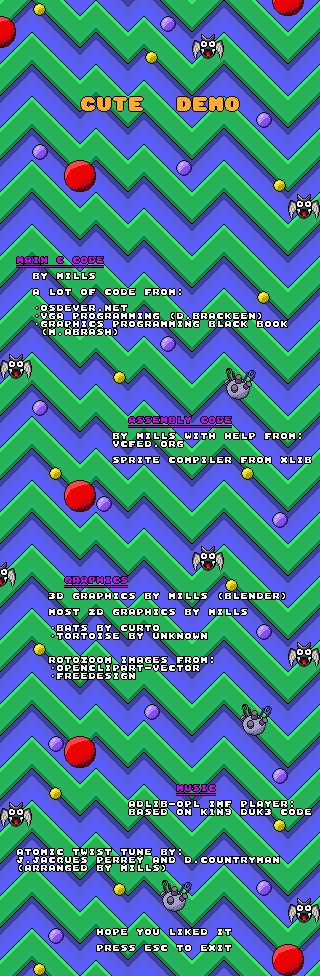

The image is a tile-based game level rendered from a .tmx file. Its description and complete source (layers, tilesets, objects, tile grids) follow:
An orthogonal 20x61 tile map with 16x16 px tiles, 1 tile layer (bkg).

<map version="1.2" tiledversion="1.3.2" orientation="orthogonal" renderorder="right-down" compressionlevel="0" width="20" height="61" tilewidth="16" tileheight="16" infinite="0" nextlayerid="2" nextobjectid="1">
 <tileset firstgid="1" name="15_cred.bmp" tilewidth="16" tileheight="16" tilecount="256" columns="16">
  <image source="15_cred.bmp" width="256" height="256" />
 </tileset>
 <layer id="1" name="bkg" width="20" height="61">
  <data encoding="csv">
3,4,15,6,7,2,7,8,9,8,5,6,3,4,5,6,7,12,13,2,
11,9,8,5,6,3,6,7,2,7,14,5,4,9,8,5,6,7,2,3,
13,2,7,8,5,4,5,6,3,6,7,8,1,17,7,8,5,6,3,4,
2,3,6,7,8,9,8,5,4,15,6,7,18,19,6,7,8,5,4,9,
3,4,5,6,7,2,7,8,9,8,5,6,3,4,5,6,7,8,9,2,
4,9,8,5,6,3,6,7,2,7,8,5,4,9,8,5,6,7,2,3,
9,2,7,8,5,20,21,22,23,6,7,24,25,26,27,8,5,6,3,4,
2,3,6,7,8,9,8,5,4,5,6,7,2,3,6,7,14,5,4,9,
3,4,5,6,7,2,7,8,9,8,5,6,3,4,5,6,7,8,9,2,
4,9,14,5,6,3,6,7,2,7,8,5,4,9,8,5,6,7,2,3,
9,2,7,8,10,11,5,6,3,6,7,14,9,2,7,8,5,6,3,4,
2,3,6,7,12,13,8,5,4,5,6,7,2,3,6,7,8,15,4,9,
3,4,5,6,7,2,7,8,9,8,5,6,3,4,5,6,7,8,1,17,
4,9,8,5,6,3,6,7,2,7,8,5,4,9,8,5,6,7,18,19,
9,2,7,8,5,4,5,6,3,6,7,8,9,2,7,8,5,6,3,4,
2,3,6,7,8,9,8,5,4,5,6,7,2,3,6,7,8,5,4,9,
3,32,33,34,35,36,37,8,9,8,5,6,3,4,5,6,7,8,9,2,
4,9,38,39,40,41,6,7,2,7,8,5,4,9,8,5,6,7,2,3,
9,2,42,43,44,45,46,47,48,49,50,51,9,2,7,8,15,6,3,4,
2,3,52,53,54,55,56,57,58,59,60,61,62,63,64,65,66,5,4,9,
3,4,67,68,69,70,71,72,73,74,75,76,77,78,79,80,81,82,9,2,
4,9,8,5,6,3,6,7,2,7,14,5,4,9,8,5,6,7,2,3,
1,17,7,8,5,4,5,6,3,6,7,8,9,2,7,8,5,6,3,4,
18,19,6,7,8,9,8,15,4,5,6,7,2,3,28,29,8,5,4,9,
3,4,5,6,7,2,7,8,9,8,5,6,3,4,30,31,7,8,9,2,
4,9,14,5,6,3,6,7,2,7,8,5,4,9,8,5,6,7,2,3,
9,2,7,8,5,4,5,6,83,84,85,86,87,36,37,8,5,6,3,4,
2,3,6,7,8,9,8,88,89,90,91,92,93,94,95,96,97,98,99,9,
3,4,5,6,7,2,7,100,101,102,103,104,105,106,107,108,109,110,111,112,
4,9,8,15,6,3,6,7,2,7,8,5,4,9,8,15,6,7,2,3,
9,2,7,8,10,11,5,6,3,6,7,8,9,2,7,8,5,6,3,4,
2,3,6,7,12,13,14,5,4,5,6,7,2,3,6,7,8,5,4,9,
3,4,5,6,7,2,7,8,9,8,5,6,3,4,5,6,7,14,9,2,
4,9,8,5,6,3,6,7,2,7,8,5,4,9,8,5,6,7,2,3,
9,2,7,8,5,4,5,6,3,6,7,8,1,17,7,8,5,6,3,4,
17,3,6,7,8,9,8,5,4,5,6,7,18,19,6,7,8,5,4,9,
19,4,5,6,113,114,115,116,9,8,5,6,3,4,15,6,7,8,9,2,
4,9,8,117,118,119,120,121,122,123,124,125,126,127,128,129,130,131,2,3,
9,2,7,132,133,134,135,136,137,138,139,140,141,142,143,144,5,6,3,4,
2,3,6,145,146,147,148,149,150,151,152,153,154,3,6,7,14,5,4,9,
3,4,15,6,7,2,7,8,9,8,5,6,3,4,5,6,7,8,1,17,
4,9,8,155,156,157,158,159,160,161,162,163,164,165,8,5,6,7,18,19,
9,2,7,166,167,168,169,170,171,6,7,8,9,2,7,8,5,6,3,4,
2,3,6,7,8,9,8,5,4,5,6,7,2,3,6,7,8,5,4,9,
3,4,5,6,7,2,7,8,9,14,5,6,3,4,5,28,29,8,9,2,
4,9,8,5,6,3,6,7,2,7,8,5,4,9,8,30,31,7,2,3,
9,2,7,14,10,11,5,6,3,6,7,8,9,2,7,8,5,6,3,4,
2,3,6,7,12,13,8,5,4,5,6,7,2,3,6,7,8,5,4,9,
3,4,5,6,7,2,7,8,9,8,5,6,3,4,5,6,7,14,9,2,
4,9,8,15,6,3,6,7,2,7,8,172,173,174,8,5,6,7,2,3,
1,17,7,8,5,4,5,6,175,176,177,178,179,180,181,182,183,184,185,186,
18,19,6,7,8,9,8,5,4,5,6,7,2,3,6,7,8,15,4,9,
3,4,5,6,7,2,7,8,9,8,5,6,3,4,5,6,7,8,9,2,
4,208,209,210,211,212,213,214,215,216,217,218,219,220,221,222,223,224,2,3,
9,225,226,227,228,229,230,231,232,233,234,8,9,2,7,8,5,6,3,4,
2,3,6,7,8,9,8,15,4,5,28,29,2,3,6,7,14,5,4,9,
3,4,5,6,7,2,7,8,9,8,30,31,3,4,5,6,7,8,1,17,
4,9,8,5,6,3,6,7,2,7,8,5,4,9,8,5,6,7,18,19,
9,2,7,14,5,4,235,236,237,238,239,240,241,242,252,8,5,6,3,4,
2,3,6,7,8,9,243,244,245,246,247,248,249,250,251,7,8,10,11,9,
3,4,15,6,7,2,7,8,9,8,5,6,3,4,5,6,7,12,13,2
</data>
 </layer>
</map>
